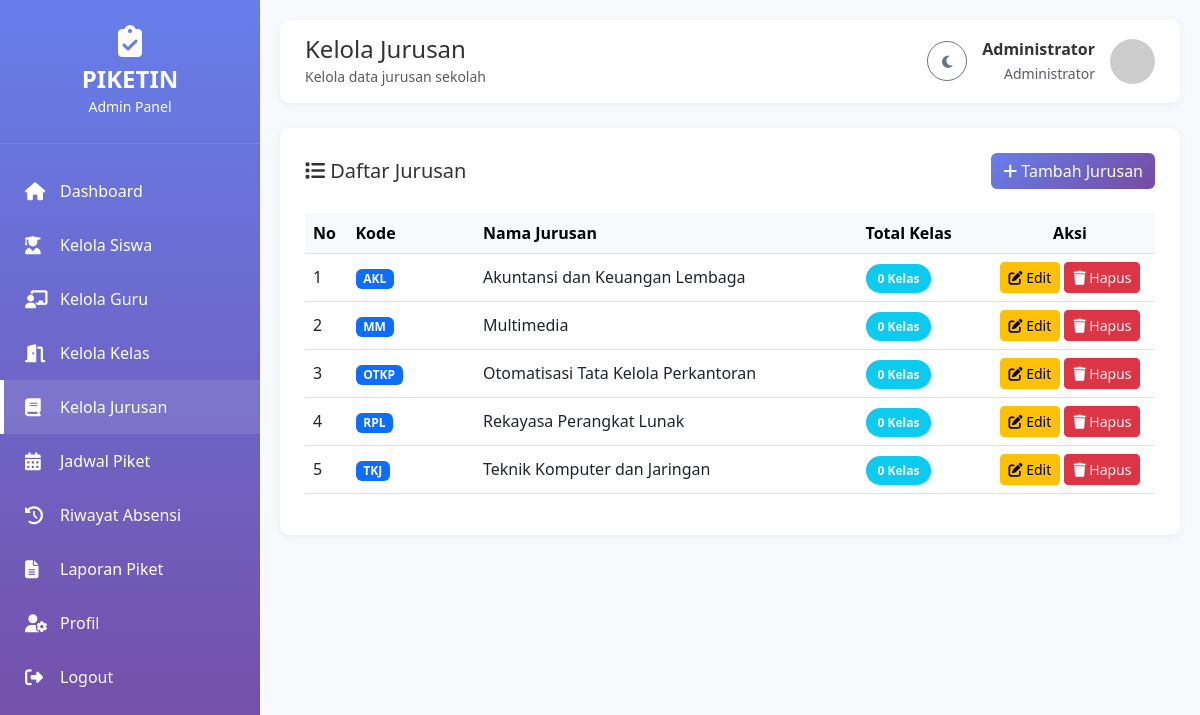
Screenshot of /pages/admin/kelola-jurusan.php (signed in) with the database file from the repository.
### tables this page shows
CREATE TABLE tb_jurusan (
    id_jurusan INT PRIMARY KEY AUTO_INCREMENT,
    kode_jurusan VARCHAR(10) NOT NULL UNIQUE,
    nama_jurusan VARCHAR(100) NOT NULL,
    created_at TIMESTAMP DEFAULT CURRENT_TIMESTAMP,
    updated_at TIMESTAMP DEFAULT CURRENT_TIMESTAMP ON UPDATE CURRENT_TIMESTAMP
);

### config/functions.php (called while the page is built, shortened)
<?php
function getUserName() {
    return isset($_SESSION['nama_lengkap']) ? $_SESSION['nama_lengkap'] : null;
}
?>

### config/database.php (called while the page is built, shortened)
<?php
class Database {
    private $host = DB_HOST;
    private $user = DB_USER;
    private $pass = DB_PASS;
    private $dbname = DB_NAME;
    public $conn;
    public function __construct() {
        $this->conn = null;
        try {
            $this->conn = new mysqli($this->host, $this->user, $this->pass, $this->dbname);
            $this->conn->set_charset("utf8mb4");
        } catch (Exception $e) {
            $this->error = $e->getMessage();
            die("Database Connection Error: " . $this->error);
        }
    }
    public function query($query) {
        try {
            $result = $this->conn->query($query);
            return $result;
        } catch (Exception $e) {
            error_log($e->getMessage());
            return false;
        }
    }
    public function fetchAll($result) {
        $data = [];
        if ($result && $result->num_rows > 0) {
            while ($row = $result->fetch_assoc()) {
                $data[] = $row;
            }
        }
        return $data;
    }
}
function getDB() {
    static $database = null;
    if ($database === null) {
        $database = new Database();
    }
    return $database;
}
function db_fetch_all($query) {
    $db = getDB();
    $result = $db->query($query);
    return $db->fetchAll($result);
}
?>

### pages/admin/kelola-jurusan.php (the view, shortened to what this page needs)
<?php
$jurusan_list = db_fetch_all("
    SELECT j.*,
           (SELECT COUNT(*) FROM tb_kelas WHERE id_jurusan = j.id_jurusan) as total_kelas
    FROM tb_jurusan j
    ORDER BY j.nama_jurusan ASC
");
$page_title = "Kelola Jurusan";
?>
<!DOCTYPE html>
<html lang="id">
<head>
    <link href="../../assets/css/darkmode.css" rel="stylesheet">
    <link href="https://cdnjs.cloudflare.com/ajax/libs/bootstrap/5.3.0/css/bootstrap.min.css" rel="stylesheet">
    <link href="https://cdnjs.cloudflare.com/ajax/libs/font-awesome/6.4.0/css/all.min.css" rel="stylesheet">
    <link href="https://cdnjs.cloudflare.com/ajax/libs/sweetalert2/11.7.32/sweetalert2.min.css" rel="stylesheet">
</head>
<body>
    <div class="sidebar">
        <div class="sidebar-header">
            <i class="fas fa-clipboard-check fa-2x mb-2"></i>
            <h3>PIKETIN</h3>
            <small>Admin Panel</small>
        </div>
        <ul class="sidebar-menu">
            <li><a href="dashboard.php"><i class="fas fa-home"></i> Dashboard</a></li>
            <li><a href="kelola-siswa.php"><i class="fas fa-user-graduate"></i> Kelola Siswa</a></li>
            <li><a href="kelola-guru.php"><i class="fas fa-chalkboard-teacher"></i> Kelola Guru</a></li>
            <li><a href="kelola-kelas.php"><i class="fas fa-door-open"></i> Kelola Kelas</a></li>
            <li><a href="kelola-jurusan.php" class="active"><i class="fas fa-book"></i> Kelola Jurusan</a></li>
            <li><a href="jadwal-piket.php"><i class="fas fa-calendar-alt"></i> Jadwal Piket</a></li>
            <li><a href="riwayat-absensi.php"><i class="fas fa-history"></i> Riwayat Absensi</a></li>
            <li><a href="laporan-piket.php"><i class="fas fa-file-alt"></i> Laporan Piket</a></li>
            <li><a href="profil.php"><i class="fas fa-user-cog"></i> Profil</a></li>
            <li><a href="../../controllers/AuthController.php?action=logout"><i class="fas fa-sign-out-alt"></i> Logout</a></li>
        </ul>
    </div>
    <div class="main-content">
        <div class="top-navbar">
            <div>
                <h4 class="mb-0"><?php echo $page_title; ?></h4>
                <small class="text-muted">Kelola data jurusan sekolah</small>
            </div>
            <div class="user-info">
                <div class="text-end">
                    <div class="fw-bold"><?php echo getUserName(); ?></div>
                    <small class="text-muted">Administrator</small>
                </div>
                <img src="../../uploads/foto-admin/<?php echo $_SESSION['foto_profil']; ?>"
                     alt="Avatar" class="user-avatar"
                     onerror="this.src='https://via.placeholder.com/45'">
            </div>
        </div>
        <div class="card-custom">
            <div class="d-flex justify-content-between align-items-center mb-4">
                <h5 class="mb-0"><i class="fas fa-list"></i> Daftar Jurusan</h5>
                <button class="btn btn-gradient" data-bs-toggle="modal" data-bs-target="#modalTambah">
                    <i class="fas fa-plus"></i> Tambah Jurusan
                </button>
            </div>
            <div class="table-responsive">
                <table class="table table-hover align-middle">
                    <thead class="table-light">
                        <tr>
                            <th width="5%">No</th>
                            <th width="15%">Kode</th>
                            <th width="45%">Nama Jurusan</th>
                            <th width="15%">Total Kelas</th>
                            <th width="20%" class="text-center">Aksi</th>
                        </tr>
                    </thead>
                    <tbody>
                        <?php if (count($jurusan_list) > 0): ?>
                            <?php foreach ($jurusan_list as $index => $jurusan): ?>
                            <tr>
                                <td><?php echo $index + 1; ?></td>
                                <td><span class="badge bg-primary"><?php echo $jurusan['kode_jurusan']; ?></span></td>
                                <td><?php echo $jurusan['nama_jurusan']; ?></td>
                                <td><span class="badge-custom bg-info text-white"><?php echo $jurusan['total_kelas']; ?> Kelas</span></td>
                                <td class="text-center">
                                    <button class="btn btn-sm btn-warning" onclick="editJurusan(<?php echo htmlspecialchars(json_encode($jurusan)); ?>)">
                                        <i class="fas fa-edit"></i> Edit
                                    </button>
                                    <button class="btn btn-sm btn-danger" onclick="hapusJurusan(<?php echo $jurusan['id_jurusan']; ?>, '<?php echo $jurusan['nama_jurusan']; ?>')">
                                        <i class="fas fa-trash"></i> Hapus
                                    </button>
                                </td>
                            </tr>
                            <?php endforeach; ?>
                        <?php endif; ?>
                    </tbody>
                </table>
            </div>
        </div>
    </div>
</body>
</html>

### asset/css/darkmode.css (style rules this page uses)
:root[data-theme="light"] { --bg-primary: #f8f9fc; --bg-secondary: #ffffff; --bg-tertiary: #f8f9fc; --text-primary: #333333; --text-secondary: #666666; --text-muted: #999999; --border-color: #e3e6f0; --shadow-sm: rgba(0, 0, 0, 0.05); --shadow-md: rgba(0, 0, 0, 0.08); --shadow-lg: rgba(0, 0, 0, 0.1); --gradient-start: #667eea; --gradient-end: #764ba2; --card-bg: #ffffff; --sidebar-bg: linear-gradient(180deg, #667eea 0%, #764ba2 100%); --alert-info-bg: #d1ecf1; --alert-info-text: #0c5460; --table-hover: #f8f9fc; }
body { background-color: var(--bg-primary); color: var(--text-primary); transition: background-color 0.3s ease, color 0.3s ease; }
.card-custom, .top-navbar, .card, .modal-content { background-color: var(--card-bg); color: var(--text-primary); box-shadow: 0 2px 10px var(--shadow-md); transition: all 0.3s ease; }
.sidebar { background: var(--sidebar-bg); }
.text-muted { color: var(--text-muted) !important; }
h1, h2, h3, h4, h5, h6 { color: var(--text-primary); }
.table { color: var(--text-primary); }
.table thead { background-color: var(--bg-tertiary); }
a { color: var(--gradient-start); }
* { transition: background-color 0.3s ease, color 0.3s ease, border-color 0.3s ease; }

### pages/admin/kelola-jurusan.php (style rules this page uses)
body { background: #f8f9fc; font-family: 'Segoe UI', Tahoma, Geneva, Verdana, sans-serif; }
.sidebar { width: 260px; height: 100vh; background: linear-gradient(180deg, #667eea 0%, #764ba2 100%); position: fixed; left: 0; top: 0; color: white; overflow-y: auto; z-index: 1000; }
.sidebar-header { padding: 25px 20px; text-align: center; border-bottom: 1px solid rgba(255,255,255,0.1); }
.sidebar-header h3 { font-size: 24px; font-weight: 700; margin: 0; }
.sidebar-menu { list-style: none; padding: 20px 0; margin: 0; }
.sidebar-menu li a { display: flex; align-items: center; padding: 15px 25px; color: white; text-decoration: none; transition: all 0.3s; }
.sidebar-menu li a:hover, .sidebar-menu li a.active { background: rgba(255,255,255,0.1); border-left: 4px solid white; padding-left: 21px; }
.sidebar-menu li a i { margin-right: 15px; font-size: 18px; width: 20px; }
.main-content { margin-left: 260px; padding: 20px; min-height: 100vh; }
.top-navbar { background: white; padding: 15px 25px; border-radius: 10px; margin-bottom: 25px; box-shadow: 0 2px 10px rgba(0,0,0,0.05); display: flex; justify-content: space-between; align-items: center; }
.user-info { display: flex; align-items: center; gap: 15px; }
.user-avatar { width: 45px; height: 45px; border-radius: 50%; object-fit: cover; }
.card-custom { background: white; border-radius: 10px; padding: 25px; box-shadow: 0 2px 10px rgba(0,0,0,0.05); }
.btn-gradient { background: linear-gradient(135deg, #667eea 0%, #764ba2 100%); border: none; color: white; }
.badge-custom { padding: 6px 12px; border-radius: 20px; font-size: 12px; font-weight: 600; }

### rows the page displays
tb_jurusan: kode_jurusan "AKL", nama_jurusan "Akuntansi dan Keuangan Lembaga", total_kelas "0"
tb_jurusan: kode_jurusan "MM", nama_jurusan "Multimedia", total_kelas "0"
tb_jurusan: kode_jurusan "OTKP", nama_jurusan "Otomatisasi Tata Kelola Perkantoran", total_kelas "0"
tb_jurusan: kode_jurusan "RPL", nama_jurusan "Rekayasa Perangkat Lunak", total_kelas "0"
tb_jurusan: kode_jurusan "TKJ", nama_jurusan "Teknik Komputer dan Jaringan", total_kelas "0"

### other values shown
$page_title "Kelola Jurusan"
getUserName() "Administrator"
